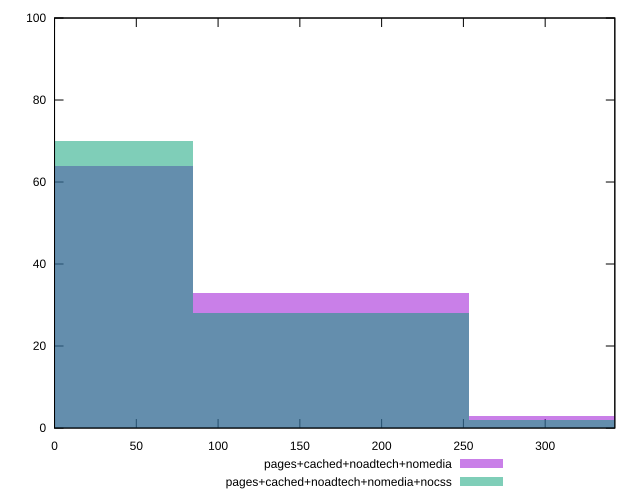

This figure's gnuplot source:
reset

$pagesCachedNoadtechNomedia <<EOF
338.0945244561073 3
169.04726222805365 33
0 64
EOF

$pagesCachedNoadtechNomediaNocss <<EOF
338.0945244561073 2
169.04726222805365 28
0 70
EOF

set key outside below
set boxwidth 169.04726222805365
set xrange [0:342.58799982070923]
set yrange [0:100]
set trange [0:100]
set style fill transparent solid 0.5 noborder
set terminal svg size 640, 500 enhanced background rgb 'white'
set output "report_00019_2021-02-10T18-14-37.922Z//uses-rel-preconnect/comparison/histogram/3_vs_4.svg"

plot $pagesCachedNoadtechNomedia title "pages+cached+noadtech+nomedia" with boxes, \
     $pagesCachedNoadtechNomediaNocss title "pages+cached+noadtech+nomedia+nocss" with boxes

reset
